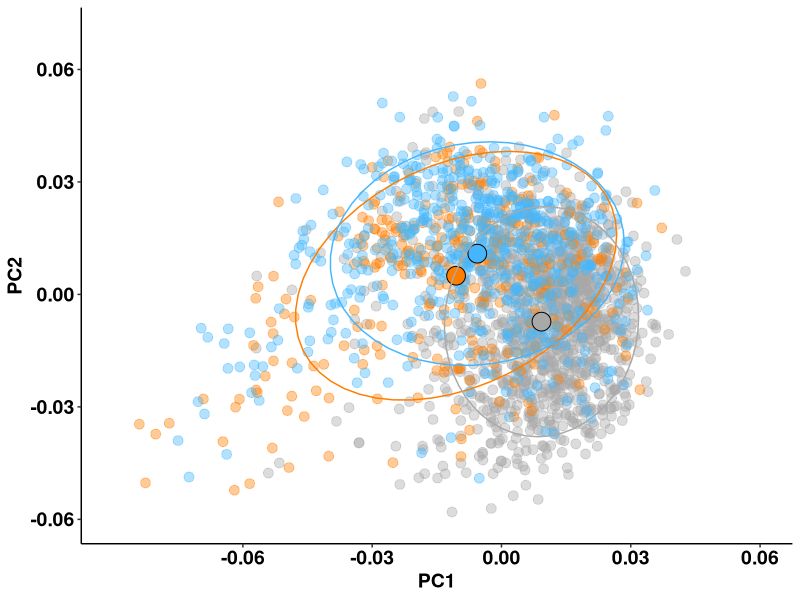
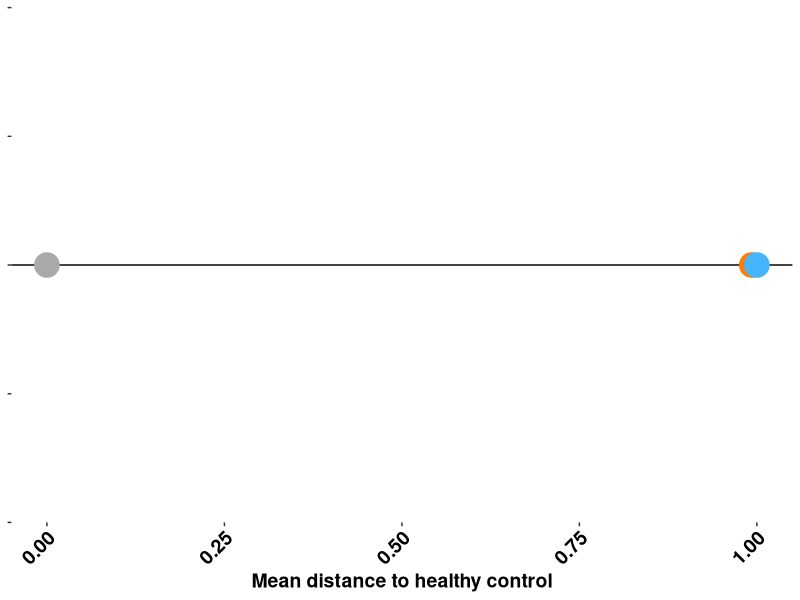
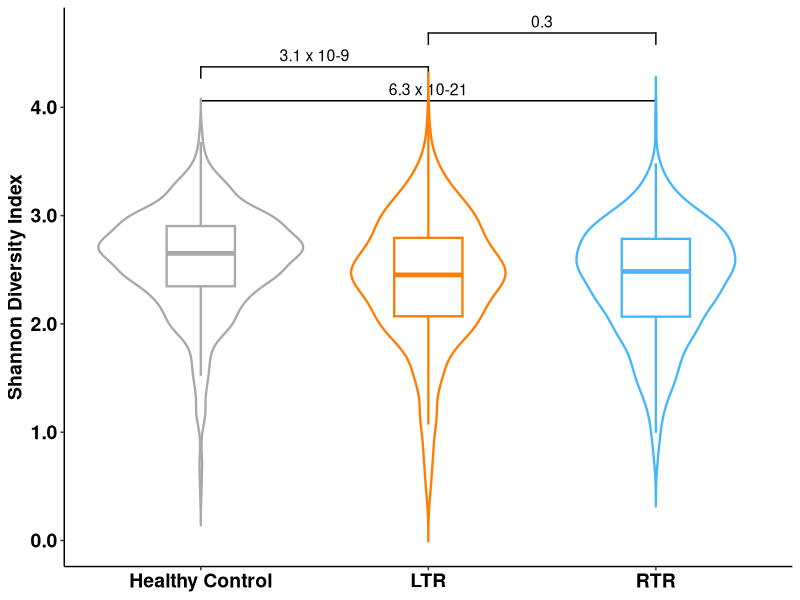

Reproduce these figures in R, in order. (Note: this script raises an error after producing the figures.)
## ---- chunk 1
library(foreign)
library(tidyverse)
library(ggsignif)
library(survival)
library(survminer)
library(rms)
## ---- chunk 2
#Figure 2A ordination based on Aitchinson distance
#Load data
#setwd("~TransplantLines-main")
CDmeta <- read.csv("mock_data/Mock_Meta_Final.csv", row.names=1)
CDmeta$ID <- row.names(CDmeta)
CDmeta$ID <- as.character(CDmeta$ID)
CDmeta$ID <- trimws(CDmeta$ID)
rownames(CDmeta) <- CDmeta$ID

centroids_fig2a <- 
  read.csv("deicode_output/species/deicode_taxa_sample_loadings.csv", row.names=1) %>% 
  rownames_to_column("ID") %>% 
  select(ID, PC1, PC2) %>% 
  filter(ID %in% CDmeta[CDmeta$Cross_sectional_samples %in% c("LTR","RTR","Healthy Control"),]$ID) %>%
  left_join(select(CDmeta, ID, Cross_sectional_samples), by="ID") %>%
  mutate(Cross_sectional_samples=factor(Cross_sectional_samples, levels=c("LTR","RTR","Healthy Control"))) %>% 
  group_by(Cross_sectional_samples) %>% 
  summarise(PC1_mean=mean(PC1), PC2_mean=mean(PC2))

Fig2A <- 
  read.csv("deicode_output/species/deicode_taxa_sample_loadings.csv", row.names=1) %>% 
  rownames_to_column("ID") %>% 
  select(ID, PC1, PC2) %>% 
  filter(ID %in% CDmeta[CDmeta$Cross_sectional_samples %in% c("LTR","RTR","Healthy Control"),]$ID) %>%
  left_join(select(CDmeta, ID, Cross_sectional_samples), "ID") %>%
  mutate(Cross_sectional_samples=factor(Cross_sectional_samples, levels=c("LTR","RTR","Healthy Control"))) %>% 
  ggplot(aes(x=PC1, y=PC2, color=Cross_sectional_samples)) +
  geom_point(shape=19, size=3, alpha=0.4) +
  scale_color_manual(values = c("Healthy Control"="darkgray", "RTR"="#45b6fe", "LTR"="#FF7D00"))+
  theme_classic()+ 
  theme(
    axis.title.x = element_text(size=14, face="bold", colour = "black"),
    axis.title.y = element_text(size=14, face="bold", colour = "black"),
    axis.text.x = element_text(size=14, face="bold", colour = "black"),
    axis.text.y = element_text(size=14, face="bold", colour = "black"))+
  theme(legend.text = element_text(face = "bold", size=12),
        legend.title = element_blank(),
        plot.title=element_text(face = "bold",hjust=0.5),
        legend.position="none")+
  geom_point(data=centroids_fig2a, aes(PC1_mean, PC2_mean, fill=Cross_sectional_samples), shape=21, size=6, color="black") +
  scale_fill_manual(values = c("Healthy Control"="darkgray", "RTR"="#45b6fe", "LTR"="#FF7D00"))+
  scale_x_continuous(labels = scales::number_format(accuracy = 0.01, decimal.mark = '.'), breaks=c(-0.06, -0.03, 0.0,0.03, 0.06),limits=c(-0.09, 0.06))+
  scale_y_continuous(labels = scales::number_format(accuracy = 0.01, decimal.mark = '.'), breaks=c(-0.06,-0.03,0.0,0.03,0.06), limits=c(-0.06,0.07))+
  stat_ellipse(type="norm", level=0.75)
Fig2A
## ---- chunk 3
#Figure 2A2 Distance to HC along PC1 and PC2
euclidean_dist_centroids_fig2a <- as.matrix(dist(centroids_fig2a[,c("PC1_mean","PC2_mean")], method="euclidean"))
rownames(euclidean_dist_centroids_fig2a) <- colnames(euclidean_dist_centroids_fig2a) <- c("LTR","RTR","Healthy Control")

Fig2A2 <- data.frame(dist_to_hc=euclidean_dist_centroids_fig2a[3,1:3]) %>% 
  rownames_to_column("group") %>% 
  mutate(group=factor(group, levels=c("LTR","RTR","Healthy Control"))) %>% 
  mutate(dist_to_hc_norm=dist_to_hc/max(dist_to_hc),
         X=1) %>% 
  ggplot(aes(y=dist_to_hc_norm, x=X)) +
  coord_flip() +
  geom_vline(xintercept=1) +
  geom_point(size=8, aes(color=group)) +
  theme(
    axis.title.x = element_text(size=14, face="bold", colour = "black"),
    axis.title.y = element_text(size=14, face="bold", colour = "black"),
    axis.text.x = element_text(size=14, face="bold", colour = "black", angle=45, hjust=1),
    axis.text.y = element_blank())+
  theme(legend.text = element_text(face = "bold", size=12),
        plot.title=element_text(size=14, face="bold", colour = "black", hjust=0.5),
        legend.position="none",
        panel.grid.major=element_blank(), 
        panel.grid.minor=element_blank(), 
        panel.background=element_rect(fill="white"))+
  labs(x=NULL, y="Mean distance to healthy control") +
  scale_colour_manual(values = c("Healthy Control"="darkgray", "RTR"="#45b6fe", "LTR"="#FF7D00"))
Fig2A2
## ---- chunk 4
#Figure 2B Boxplot Diversity LTR, RTR, HC
#subset data
CDmetaBoxplot <- subset(CDmeta, Cross_sectional_samples == "LTR" |Cross_sectional_samples == "RTR" | Cross_sectional_samples == "Healthy Control")

Fig2B <- ggplot(CDmetaBoxplot, aes(x=Cross_sectional_samples, y=Shannon_Species, fill=Cross_sectional_samples)) +
  geom_jitter(aes(color=Cross_sectional_samples), alpha=0.0, width=0.1)+
  geom_boxplot(aes(color=Cross_sectional_samples), alpha=0, width=0.3, size=0.8)+
  theme_classic()+
  theme(
    axis.title.x = element_blank(),    
    axis.title.y = element_text(size=14, face="bold", colour = "black"),
    axis.text.x = element_text(size=14, face="bold", colour = "black"),
    axis.text.y = element_text(size=14, face="bold", colour = "black"),
    plot.title=element_blank())+
  geom_signif(comparisons = list(c("Healthy Control", "RTR"),
                                 c("Healthy Control", "LTR"),
                                 c("RTR", "LTR")),
              textsize=4,
              step_increase = 0.09,
              #P-values are from the original data (Wilcoxon test)
              annotations = c("6.3 x 10-21",
                              "3.1 x 10-9",
                              "0.3"))+
  geom_violin(aes(color = Cross_sectional_samples), trim = FALSE, position = position_dodge(0.9), alpha=0, size=0.8)+
  theme(plot.title = element_text(hjust = 0.5))+
  theme(legend.position = "none")+
  scale_color_manual(values = c("Healthy Control"="darkgray", "RTR"="#45b6fe", "LTR"="#FF7D00"))+
  scale_y_continuous(labels = scales::number_format(accuracy = 0.1, decimal.mark = '.'), breaks=c(0,1,2,3,4))+
  ylab("Shannon Diversity Index")
Fig2B
## ---- chunk 5
#Figure 2C Kaplan LTR----
#Load data
CDmeta <- read.table("mock_data/MOCK_Meta_Mortality_Cleaned_v2.csv",sep=',',header=T)
CDmeta$ID <- as.character(CDmeta$ID)
CDmeta$ID <- trimws(CDmeta$ID)
rownames(CDmeta) <- CDmeta$ID

CDmetaSurvival_LTR <- subset(CDmeta, Select_samples_mortality  == "LTR")
summary(CDmetaSurvival_LTR$Deceased)
CDmetaSurvival_LTR$DeathNumeric[CDmetaSurvival_LTR$Deceased=="Ja"] = 1
CDmetaSurvival_LTR$DeathNumeric[CDmetaSurvival_LTR$Deceased=="Nee"] = 0
ftable(CDmetaSurvival_LTR$DeathNumeric)

#Split by median (median is from original data
CDmetaSurvival_LTR$new_diversity_group[CDmetaSurvival_LTR$Shannon_Species<=2.481635]="Low diversity"
CDmetaSurvival_LTR$new_diversity_group[CDmetaSurvival_LTR$Shannon_Species>2.481635]="High diversity"
ftable(CDmetaSurvival_LTR$new_diversity)

#Cox Regression Unadjusted
Surv<- coxph(formula = Surv(CDmetaSurvival_LTR$Days_since_sampling, CDmetaSurvival_LTR$DeathNumeric) 
             ~ CDmetaSurvival_LTR$new_diversity_group)
summary(Surv)

#Cox Regression Adjusted
Surv<- coxph(formula = Surv(CDmetaSurvival_LTR$Days_since_sampling, CDmetaSurvival_LTR$DeathNumeric) 
             ~ CDmetaSurvival_LTR$new_diversity_group + 
               CDmetaSurvival_LTR$Months_since_transplantation + 
               CDmetaSurvival_LTR$Age +
               CDmetaSurvival_LTR$Gender)
summary(Surv)

# Model for Plot
fit_post <- survfit(Surv(CDmetaSurvival_LTR$Days_since_sampling, CDmetaSurvival_LTR$DeathNumeric)
                    ~ CDmetaSurvival_LTR$new_diversity_group, data = CDmetaSurvival_LTR)
KM_LTR <- ggsurvplot(
  fit_post,                 
  data = CDmetaSurvival_LTR, 
  break.time.by = 365,  xlim = c(0,1095), 
  ylim = c(0.7, 1),
  legend.labs=c("High Diversity", "Low Diversity"),
  legend.title= "",
  xlab = "Time in days",
  palette = c("darkgray","#FF7D00"),
  ggtheme = theme_classic(base_size=14, base_family = "Arial"),
  font.family = "Arial",
  break.y.by=0.05)
KM_LTR<- ggpar(KM_LTR, 
               font.main = c(14, "bold"),
               font.x = c(14, "bold"),
               font.y = c(14, "bold"),
               font.caption = c(14, "bold"), 
               font.legend = c(14, "bold"),
               font.ytickslab = c(14, "bold", "black"),
               font.xtickslab = c(14, "bold", "black"))
KM_LTR
## ---- chunk 6
#Figure 2F Kaplan RTR----
#Subset data
CDmetaSurvival_RTR <- subset(CDmeta, Select_samples_mortality == "RTR")
CDmetaSurvival_RTR$DeathNumeric[CDmetaSurvival_RTR$Deceased=="Ja"] = 1
CDmetaSurvival_RTR$DeathNumeric[CDmetaSurvival_RTR$Deceased=="Nee"] = 0
ftable(CDmetaSurvival_RTR$DeathNumeric)

#Split by median (median is from original data
CDmetaSurvival_RTR$new_diversity_group[CDmetaSurvival_RTR$Shannon_Species<=2.479713]="Low diversity"
CDmetaSurvival_RTR$new_diversity_group[CDmetaSurvival_RTR$Shannon_Species>2.479713]="High diversity"
ftable(CDmetaSurvival_RTR$new_diversity)

#Cox Regression Unadjusted
Surv<- coxph(formula = Surv(CDmetaSurvival_RTR$Days_since_sampling, CDmetaSurvival_RTR$DeathNumeric) 
             ~ CDmetaSurvival_RTR$new_diversity_group)
summary(Surv)

#Cox Regression Adjusted
CDmetaSurvival_RTR$X<- CDmetaSurvival_RTR$new_diversity_group
Surv<- coxph(formula = Surv(CDmetaSurvival_RTR$Days_since_sampling, CDmetaSurvival_RTR$DeathNumeric) 
             ~ CDmetaSurvival_RTR$new_diversity_group + 
               CDmetaSurvival_RTR$Months_since_transplantation + 
               CDmetaSurvival_RTR$Age +
               CDmetaSurvival_RTR$Gender)
summary(Surv)

# Model for Plot
fit_post <- survfit(Surv(CDmetaSurvival_RTR$Days_since_sampling, CDmetaSurvival_RTR$DeathNumeric)
                    ~ CDmetaSurvival_RTR$new_diversity_group, data = CDmetaSurvival_RTR)
KM_RTR <- ggsurvplot(
  fit_post,                 
  data = CDmetaSurvival_RTR, 
  break.time.by = 365,  xlim = c(0,1825), 
  ylim = c(0.8, 1),
  legend.labs=c("High Diversity", "Low Diversity"),
  legend.title= "",
  xlab = "Time in days",
  palette = c("darkgray","#45b6fe"),
  ggtheme = theme_classic(base_size=14, base_family = "Arial"),
  font.family = "Arial",
  break.y.by=0.05)    
KM_RTR
KM_RTR<- ggpar(KM_RTR, 
               font.main = c(14, "bold"),
               font.x = c(14, "bold"),
               font.y = c(14, "bold"),
               font.caption = c(14, "bold"), 
               font.legend = c(14, "bold"),
               font.ytickslab = c(14, "bold", "black"),
               font.xtickslab = c(14, "bold", "black"))
KM_RTR
## ---- chunk 7
#Figure 2D Spline Shannon LTR----
summary(CDmetaSurvival_LTR$Shannon_Species)
d4 <- CDmetaSurvival_LTR[c("Shannon_Species")]
dd <- datadist(d4, q.display=c(0,1),q.effect=c(0,1))
options(datadist = "dd")

f1<- with(CDmetaSurvival_LTR, cph(Surv(Days_since_sampling,DeathNumeric==1) ~  Shannon_Species))
pdata1 <- Predict(f1, Shannon_Species, ref.zero = TRUE, fun = exp,np = 10000)
range(pdata1$Shannon_Species)
range(CDmetaSurvival_LTR$Shannon_Species)
pdata1 <- Predict(f1, Shannon_Species, ref.zero = F, fun = exp)

#Transform Plot, 1, extract freq per bin, then transform and plot
binFreqTable <- function(x, bins) {
  
  freq = hist(x, breaks=bins, include.lowest=TRUE, plot=FALSE)
  
  ranges = paste(head(freq$breaks,-1), freq$breaks[-1], sep=" - ")
  
  return(data.frame(range = ranges, frequency = freq$counts))
  
}
x<- CDmetaSurvival_LTR$Shannon_Species
FreqDF <- binFreqTable(x,seq(0.42,3.65,by=0.1))
FreqDF$freqtransf <- FreqDF$frequency/10
summary(FreqDF$rangeNum)
FreqDF$rangeNum <- as.numeric(FreqDF$range)
FreqDF$rangeNum <- FreqDF$rangeNum/10
maxY_LTR_Shannon <- 6
maxYforSpline_LTR_Shannon <- max(pdata1$yhat[pdata1$yhat < maxY_LTR_Shannon])

Spline_Shannon_LTR <- ggplot(CDmetaSurvival_LTR, aes(Shannon_Species))+
  geom_bar(aes(x=rangeNum, y=freqtransf), stat="identity", data=FreqDF, color="black", fill="white")+
  geom_ribbon(aes( ymin = pmax(lower,0.00001), ymax = pmin(upper,maxYforSpline_LTR_Shannon)), fill="#FF7D00", color="#FF7D00",alpha = .4, data = as.data.frame(pdata1))+
  geom_line(aes(y = yhat), col = "#FF7D00",alpha = 0.8,linetype=1,size=1.3, data = as.data.frame(pdata1))+
  geom_hline(aes(yintercept = 1), linetype = 2,color="grey",size=1.2,alpha=1)+
  xlab("Shannon Diversity Index") + ylab("Hazard ratio Mortality (95% CI)")+
  theme_classic()+
  scale_x_continuous(limits=c(1.5,3.16),expand = c(0,0), breaks=c(1.5, 2.0, 2.5, 3.0, 3.5))+
  scale_y_continuous(limits=c(0,maxY_LTR_Shannon),expand = c(0,0),
                     sec.axis = sec_axis(trans=~., name="Frequency"))+
  theme(axis.line = element_line(colour = "black"),
        axis.text = element_text(colour = "black", size=14),
        axis.title.x = element_text(color="black", size=14, face="bold", vjust=-0.5),
        axis.title.y.left = element_text(color="black", size=14, face="bold", vjust=4),
        axis.text.x = element_text(size=14, face="bold", colour = "black"),
        axis.text.y = element_text(size=14, face="bold", colour = "black"),
        axis.title.y.right = element_text(color="black", size=14, face="bold", vjust=4),
        plot.title = element_text(face="bold",size=17,hjust = 0.4,vjust=3),plot.margin=unit(c(1.5,0.5,0.5,0.5),"cm"))
Spline_Shannon_LTR
## ---- chunk 8
#Figure 2G Spline Shannon RTR----
summary(CDmetaSurvival_RTR$Shannon_Species)
d4 <- CDmetaSurvival_RTR[c("Shannon_Species")]
dd <- datadist(d4, q.display=c(0,1),q.effect=c(0,1))
options(datadist = "dd")

f1<- with(CDmetaSurvival_RTR, cph(Surv(Days_since_sampling,DeathNumeric==1) ~  Shannon_Species))
pdata1 <- Predict(f1, Shannon_Species, ref.zero = TRUE, fun = exp,np = 10000)
range(pdata1$Shannon_Species)
range(CDmetaSurvival_RTR$Shannon_Species)
pdata1 <- Predict(f1, Shannon_Species, ref.zero = F, fun = exp)

#Transform Plot, 1, extract freq per bin, then transform and plot
binFreqTable <- function(x, bins) {
  
  freq = hist(x, breaks=bins, include.lowest=TRUE, plot=FALSE)
  
  ranges = paste(head(freq$breaks,-1), freq$breaks[-1], sep=" - ")
  
  return(data.frame(range = ranges, frequency = freq$counts))
  
}
x<- CDmetaSurvival_RTR$Shannon_Species
FreqDF <- binFreqTable(x,seq(0.50,3.7,by=0.1))
FreqDF$freqtransf <- FreqDF$frequency/10
summary(FreqDF$rangeNum)
FreqDF$rangeNum <- as.numeric(FreqDF$range)
FreqDF$rangeNum <- FreqDF$rangeNum/10

maxY_Shannon_RTR <- 8
maxYforSpline_Shannon_RTR <- max(pdata1$yhat[pdata1$yhat < maxY_Shannon_RTR])

Spline_Shannon_RTR <- ggplot(CDmetaSurvival_RTR, aes(Shannon_Species))+
  geom_bar(aes(x=rangeNum, y=freqtransf), stat="identity", data=FreqDF, color="black", fill="white")+
  geom_ribbon(aes( ymin = lower, ymax = upper), fill="#45b6fe", color="#45b6fe",alpha = .4, data = as.data.frame(pdata1))+
  geom_line(aes(y = yhat), col = "#45b6fe",alpha = 0.8,linetype=1,size=1.3, data = as.data.frame(pdata1))+
  geom_hline(aes(yintercept = 1), linetype = 2,color="grey",size=1.2,alpha=1)+
  xlab("Shannon Diversity Index") + ylab("Hazard ratio Mortality (95% CI)")+
  theme_classic()+
  scale_x_continuous(limits=c(1.5,3.16),expand = c(0,0), breaks=c(1.5, 2.0, 2.5, 3.0, 3.5))+
  scale_y_continuous(limits=c(0,maxY_Shannon_RTR),expand = c(0,0), breaks=c(0,1,2,3,4,5,6,7,8),
                     sec.axis = sec_axis(trans=~., name="Frequency", breaks=c(0,1,2,3,4,5,6,7,8)))+
  theme(axis.line = element_line(colour = "black"),
        axis.text = element_text(colour = "black", size=14),
        axis.title.x = element_text(color="black", size=14, face="bold", vjust=-0.5),
        axis.title.y.left = element_text(color="black", size=14, face="bold", vjust=4),
        axis.text.x = element_text(size=14, face="bold", colour = "black"),
        axis.text.y = element_text(size=14, face="bold", colour = "black"),
        axis.title.y.right = element_text(color="black", size=14, face="bold", vjust=4),
        plot.title = element_text(face="bold",size=17,hjust = 0.4,vjust=3),plot.margin=unit(c(1.5,0.5,0.5,0.5),"cm"))
Spline_Shannon_RTR
## ---- chunk 9
#Figure 2E Spline Aitchison distance to HC LTR----
#Load data
Diss_RCLR <- read.table("mock_data/MockData_Dissimilarities_RCLR.csv",sep=',',header=T)
row.names(Diss_RCLR) <- Diss_RCLR$ID
MortalityDissimilarity<- merge(CDmetaSurvival_LTR, Diss_RCLR, by="row.names")

#Cox Regression Unadjusted
Surv<- coxph(formula = Surv(MortalityDissimilarity$Days_since_sampling, MortalityDissimilarity$DeathNumeric) 
             ~ scale(MortalityDissimilarity$DToHC))
summary(Surv)

#Cox Regression Adjusted
Surv<- coxph(formula = Surv(MortalityDissimilarity$Days_since_sampling, MortalityDissimilarity$DeathNumeric) 
             ~ scale(MortalityDissimilarity$DToHC) + 
               MortalityDissimilarity$Months_since_transplantation + 
               MortalityDissimilarity$Age +
               MortalityDissimilarity$Gender)
summary(Surv)

summary(MortalityDissimilarity$DToHC)
d4 <- MortalityDissimilarity[c("DToHC")]
dd <- datadist(d4, q.display=c(0,1),q.effect=c(0,1))
options(datadist = "dd")
f1<- with(MortalityDissimilarity, cph(Surv(Days_since_sampling,DeathNumeric==1) ~  DToHC))
pdata1 <- Predict(f1, DToHC, ref.zero = TRUE, fun = exp,np = 10000)


#Transform Plot, 1, extract freq per bin, then transform and plot
binFreqTable <- function(x, bins) {
  
  freq = hist(x, breaks=bins, include.lowest=TRUE, plot=FALSE)
  
  ranges = paste(head(freq$breaks,-1), freq$breaks[-1], sep=" - ")
  
  return(data.frame(range = ranges, frequency = freq$counts))
  
}
x<- MortalityDissimilarity$DToHC
FreqDF <- binFreqTable(x,seq(0,1,by=0.01))
FreqDF$freqtransf <- FreqDF$frequency/10
FreqDF$rangeNum <- as.numeric(FreqDF$range)
FreqDF$rangeNum <- FreqDF$rangeNum/100
maxY_LTR_DTHC <- 6
maxYforSpline_LTR_DTHC<- max(pdata1$yhat[pdata1$yhat < maxY_LTR_DTHC])

Spline_DTHC_RCLR_LTR <- ggplot(MortalityDissimilarity, aes(DToHC))+
  geom_bar(aes(x=rangeNum, y=freqtransf), stat="identity", data=FreqDF, color="black", fill="white")+
  geom_ribbon(aes( ymin = pmax(lower,0.00001), ymax = pmin(upper,maxYforSpline_LTR_DTHC)), fill="#FF7D00", color="#FF7D00",alpha = .4, data = as.data.frame(pdata1))+
  geom_line(aes(y = yhat), col = "#FF7D00",alpha = 0.8,linetype=1,size=1.3, data = as.data.frame(pdata1))+
  geom_hline(aes(yintercept = 1), linetype = 2,color="grey",size=1.2,alpha=1)+
  xlab("Aitchison distance to healthy controls") + ylab("Hazard ratio Mortality (95% CI)")+
  theme_classic()+
  scale_x_continuous(limits=c(0.2,0.4),expand = c(0,0))+
  scale_y_continuous(limits=c(0,maxY_LTR_DTHC),expand = c(0,0),
                     sec.axis = sec_axis(trans=~., name="Frequency", breaks=c(0,1,2,3,4,5,6,7,8)))+
  theme(axis.line = element_line(colour = "black"),
        axis.text = element_text(colour = "black", size=14),
        axis.title.x = element_text(color="black", size=14, face="bold", vjust=-0.5),
        axis.title.y.left = element_text(color="black", size=14, face="bold", vjust=4),
        axis.text.x = element_text(size=14, face="bold", colour = "black"),
        axis.text.y = element_text(size=14, face="bold", colour = "black"),
        axis.title.y.right = element_text(color="black", size=14, face="bold", vjust=4),
        plot.title = element_text(face="bold",size=17,hjust = 0.4,vjust=3),plot.margin=unit(c(1.5,0.5,0.5,0.5),"cm"))
Spline_DTHC_RCLR_LTR
## ---- chunk 10
#Figure 2H Spline Distance to HC RTR----
#Load data
Diss_RCLR <- read.table("mock_data/MockData_Dissimilarities_RCLR.csv",sep=',',header=T)
row.names(Diss_RCLR) <- Diss_RCLR$ID
MortalityDissimilarity<- merge(CDmetaSurvival_RTR, Diss_RCLR, by="row.names")

#Cox Regression Unadjusted
Surv<- coxph(formula = Surv(MortalityDissimilarity$Days_since_sampling, MortalityDissimilarity$DeathNumeric) 
             ~ scale(MortalityDissimilarity$DToHC))
summary(Surv)

#Cox Regression Unadjusted
Surv<- coxph(formula = Surv(MortalityDissimilarity$Days_since_sampling, MortalityDissimilarity$DeathNumeric) 
             ~ scale(MortalityDissimilarity$DToHC) + 
               MortalityDissimilarity$Months_since_transplantation + 
               MortalityDissimilarity$Age +
               MortalityDissimilarity$Gender)
summary(Surv)

summary(MortalityDissimilarity$DToHC)
d4 <- MortalityDissimilarity[c("DToHC")]
dd <- datadist(d4, q.display=c(0,1),q.effect=c(0,1))
options(datadist = "dd")
f1<- with(MortalityDissimilarity, cph(Surv(Days_since_sampling,DeathNumeric==1) ~  DToHC))
pdata1 <- Predict(f1, DToHC, ref.zero = TRUE, fun = exp,np = 10000)

#Transform Plot, 1, extract freq per bin, then transform and plot
binFreqTable <- function(x, bins) {
  
  freq = hist(x, breaks=bins, include.lowest=TRUE, plot=FALSE)
  
  ranges = paste(head(freq$breaks,-1), freq$breaks[-1], sep=" - ")
  
  return(data.frame(range = ranges, frequency = freq$counts))
  
}
x<- MortalityDissimilarity$DToHC
FreqDF <- binFreqTable(x,seq(0,1,by=0.01))
FreqDF$freqtransf <- FreqDF$frequency/10
FreqDF$rangeNum <- as.numeric(FreqDF$range)
FreqDF$rangeNum <- FreqDF$rangeNum/100

maxY_DTHC_RTR  <- 8
maxYforSpline_DTHC_RTR <- max(pdata1$yhat[pdata1$yhat < maxY_DTHC_RTR])

Spline_DTHC_RCLR_RTR <- ggplot(MortalityDissimilarity, aes(DToHC))+
  geom_bar(aes(x=rangeNum, y=freqtransf), stat="identity", data=FreqDF, color="black", fill="white")+
  geom_ribbon(aes( ymin = pmax(lower,0.00001), ymax = pmin(upper,maxYforSpline_DTHC_RTR)), fill="#45b6fe", color="#45b6fe",alpha = .4, data = as.data.frame(pdata1))+
  geom_line(aes(y = yhat), col = "#45b6fe",alpha = 0.8,linetype=1,size=1.3, data = as.data.frame(pdata1))+
  geom_hline(aes(yintercept = 1), linetype = 2,color="grey",size=1.2,alpha=1)+
  xlab("Aitchison distance to healthy controls") + ylab("Hazard ratio Mortality (95% CI)")+
  theme_classic()+
  scale_x_continuous(limits=c(0.2,0.4),expand = c(0,0))+
  scale_y_continuous(limits=c(0,maxY_DTHC_RTR),expand = c(0,0),
                     sec.axis = sec_axis(trans=~., name="Frequency", breaks=c(0,1,2,3,4,5,6,7,8)))+
  theme(axis.line = element_line(colour = "black"),
        axis.text = element_text(colour = "black", size=14),
        axis.title.x = element_text(color="black", size=14, face="bold", vjust=-0.5),
        axis.title.y.left = element_text(color="black", size=14, face="bold", vjust=4),
        axis.text.x = element_text(size=14, face="bold", colour = "black"),
        axis.text.y = element_text(size=14, face="bold", colour = "black"),
        axis.title.y.right = element_text(color="black", size=14, face="bold", vjust=4),
        plot.title = element_text(face="bold",size=17,hjust = 0.4,vjust=3),plot.margin=unit(c(1.5,0.5,0.5,0.5),"cm"))
Spline_DTHC_RCLR_RTR
## ---- chunk 11
#Figure 2  Arrange all panels----
Fig2AB <- ggarrange(Fig2A, Fig2B, nrow=1, align=c("h"), labels = c("A", "B"))
Fig2CDE <- ggarrange(KM_LTR$plot, Spline_Shannon_LTR, Spline_DTHC_RCLR_LTR, nrow=1, align=c("h"), labels=c("C","D","E"))
Fig2FGB <- ggarrange(KM_RTR$plot, Spline_Shannon_RTR, Spline_DTHC_RCLR_RTR, nrow=1, align=c("h"), labels=c("F","G","H"))
FinalFig2 <- ggarrange(Fig2AB, Fig2CDE, Fig2FGB, ncol=1, align=c("v"))
FinalFig2
